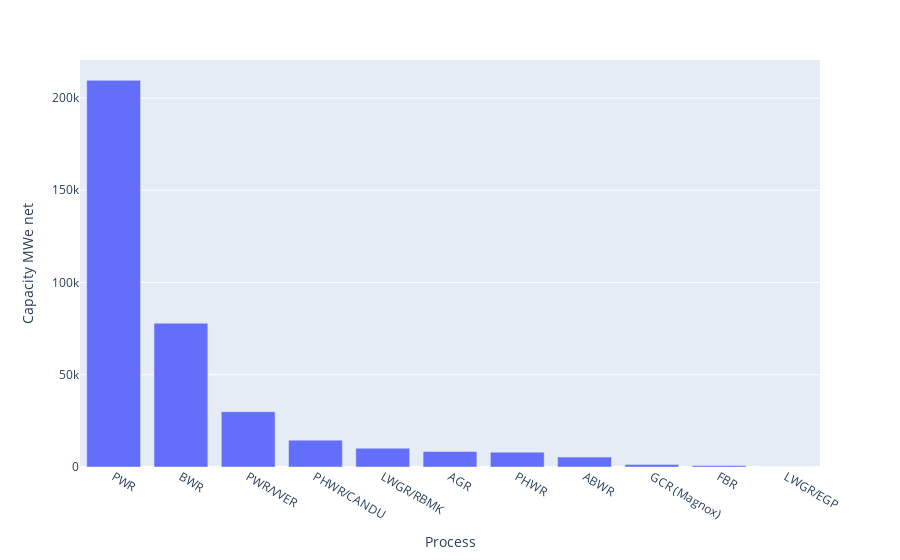

This figure's notebook cell:
### Code cell
step3 = df.groupby(['Process'], as_index=False)['Capacity MWe net'].sum()
step_3_sorted = step3.sort_values(by='Capacity MWe net', ascending=False)
fig = px.bar(step_3_sorted, x="Process", y="Capacity MWe net", barmode="group")
fig.show()

### Figure 1 — Plotly figure (JSON) as saved in the notebook; plotly's stock layout.template omitted (floating-point values rounded to 4 significant figures)
{"data": [{"alignmentgroup": "True", "hovertemplate": "Process=%{x}<br>Capacity MWe net=%{y}<extra></extra>", "legendgroup": "", "marker": {"color": "#636efa", "pattern": {"shape": ""}}, "name": "", "offsetgroup": "", "orientation": "v", "showlegend": false, "textposition": "auto", "type": "bar", "x": ["PWR", "BWR", "PWR/VVER", "PHWR/CANDU", "LWGR/RBMK", "AGR", "PHWR", "ABWR", "GCR (Magnox)", "FBR", "LWGR/EGP"], "xaxis": "x", "y": [209559, 77955, 29996, 14554, 10175, 8380, 8016, 5368, 1414, 826, 48], "yaxis": "y"}], "layout": {"barmode": "group", "legend": {"tracegroupgap": 0}, "margin": {"t": 60}, "xaxis": {"anchor": "y", "domain": [0, 1], "title": {"text": "Process"}}, "yaxis": {"anchor": "x", "domain": [0, 1], "title": {"text": "Capacity MWe net"}}}}
